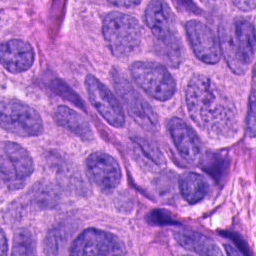
%> input picture dorsa/Experiment2/Original_images/tumor_076_101305_17478.png, 256 x 256 px
$ octave my_all.m   (GNU Octave 9; MATLAB toolbox functions it lacks are replaced by stand-ins)
%> lines starting %> are read from the running program, lines starting %| are printed output that depends on the picture
### dorsa/Experiment2/my1.m
function my1 (fn1, fn2, fntarget, name)
%> called with fn1 = 'Original_images/tumor_076_101305_17478.png', fntarget = 'Template.png', name = 'tumor_076_101305_17478'

im1 = imread(fn1);
%> im1 is the input picture: size 256x256x3 uint8; mean R, G, B 168.5, 110.9, 195.1
im2 = imread(fn2);
imtarget = imread(fntarget);
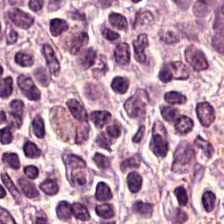
%> input picture dorsa/Experiment2/Template.png, 224 x 224 px
%> imtarget is the input picture: size 224x224x3 uint8; mean R, G, B 180.5, 142.6, 167.7

lab1 = rgb2lab(im1,'colorspace','srgb','whitepoint','d65');
%> lab1: size 256x256x3 double; mean of channels 1, 2, 3 55.7, 38.1, -35.2
lab2 = rgb2lab(im2,'colorspace','srgb','whitepoint','d65');
labtarget = rgb2lab(imtarget,'colorspace','srgb','whitepoint','d65');
%> labtarget: size 224x224x3 double; mean of channels 1, 2, 3 62.9, 19.1, -8
lab1_lin = reshape(lab1,size(lab1,1)*size(lab1,2),3);
lab2_lin = reshape(lab2,size(lab2,1)*size(lab2,2),3);
labtarget_lin = reshape(labtarget,size(labtarget,1)*size(labtarget,2),3);
de_lin = sum((lab1_lin - lab2_lin).^2,2).^0.5;
de = reshape(de_lin,size(lab2,1),size(lab2,2));
%> de: size 256x256 double; every value is 0

corrcoef(lab1_lin(:,1),lab2_lin(:,1))
%> ans = [1 1; 1 1]
mean(de_lin)
%> ans = 0

figure('units','normalized','outerposition',[0 0 1 1])

subplot(2,3,1)
image(im1)
axis image
axis off
title(fn1,'Interpreter','none')

subplot(2,3,2)
image(im2)
axis image
axis off
title(fn2,'Interpreter','none')

subplot(2,3,3)
image(imtarget)
axis image
axis off
title(fntarget,'Interpreter','none')

subplot(2,3,4)
histogram(de_lin)
xlabel('dE')
ylabel('Count')
str = sprintf('\\mu=%.2f,\\sigma=%.2f',mean(de_lin),std(de_lin))
%> str = '\mu=0.00,\sigma=0.00'
title(str)

subplot(2,3,5)
de_flipped = flip(de,1);
mesh(de_flipped)
axis image
axis off
colorbar('southoutside')
view(0,90)

subplot(2,3,6)
hold on
plot3(labtarget(:,2),labtarget(:,3),labtarget(:,1),'.r')
plot3(lab1(:,2),lab1(:,3),lab1(:,1),'.g')
plot3(lab2(:,2),lab2(:,3),lab2(:,1),'.b')
grid on
xlabel('CIE a*')
ylabel('CIE b*')
zlabel('CIE L*')
legend('Template','Before','After')
view(-60,30)
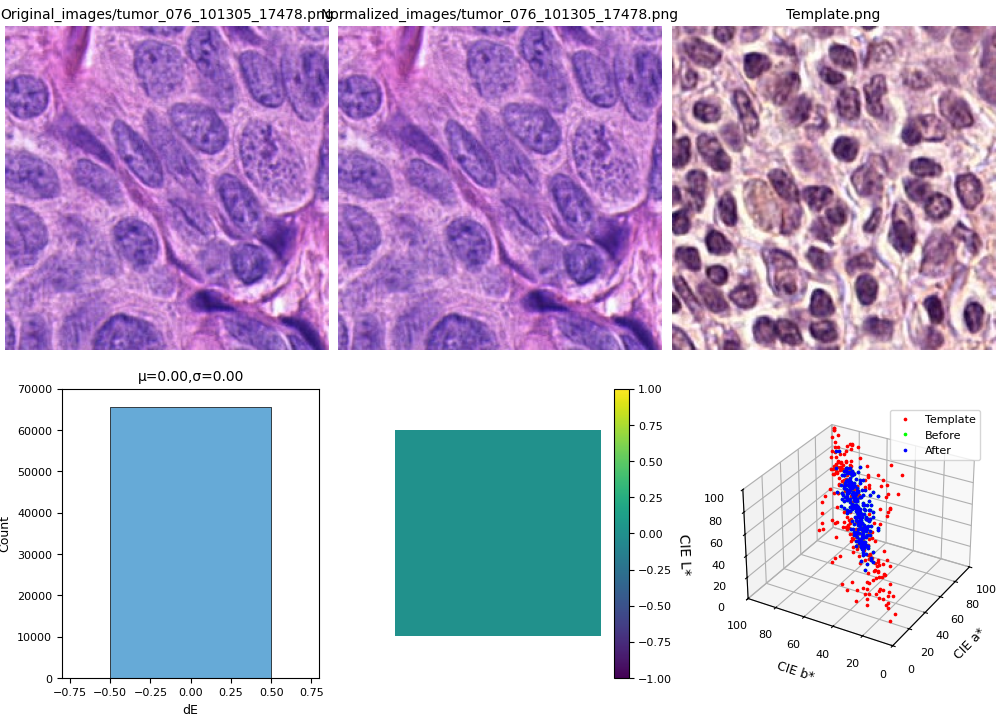
%> figure redrawn from the program's plot data, 6 panels

saveas(gcf,sprintf('%s.tif',name))
end

### dorsa/Experiment2/my_all.m
name = 'tumor_076_101305_17478';
fn_target = 'Template.png';
fn1 = sprintf('Original_images/%s.png',name);
fn2 = sprintf('Normalized_images/%s.png',name);
my1(fn1,fn2,fn_target,name)

name = 'tumor_076_101801_18971';
fn_target = 'Template.png';
fn1 = sprintf('Original_images/%s.png',name);
fn2 = sprintf('Normalized_images/%s.png',name);
my1(fn1,fn2,fn_target,name)
%> call 2 of my1, with fn1 = 'Original_images/tumor_076_101801_18971.png', fntarget = 'Template.png', name = 'tumor_076_101801_18971'
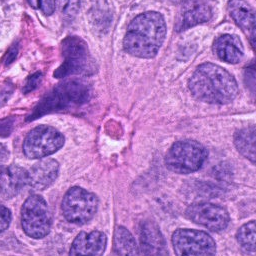
%> input picture dorsa/Experiment2/Original_images/tumor_076_101801_18971.png, 256 x 256 px
%> in my1, im1 is the input picture: size 256x256x3 uint8; mean R, G, B 176.7, 118.1, 199.2
%> in my1 (call 2), `lab1 = rgb2lab(im1,'colorspace','srgb','whitepoint','d65');`: lab1: size 256x256x3 double; mean of channels 1, 2, 3 58.3, 37.5, -33.4
%> in my1 (call 2), `corrcoef(lab1_lin(:,1),lab2_lin(:,1))`: ans = [1 1; 1 1]
%> in my1 (call 2), `mean(de_lin)`: ans = 0
%> in my1 (call 2), `view(-60,30)`:
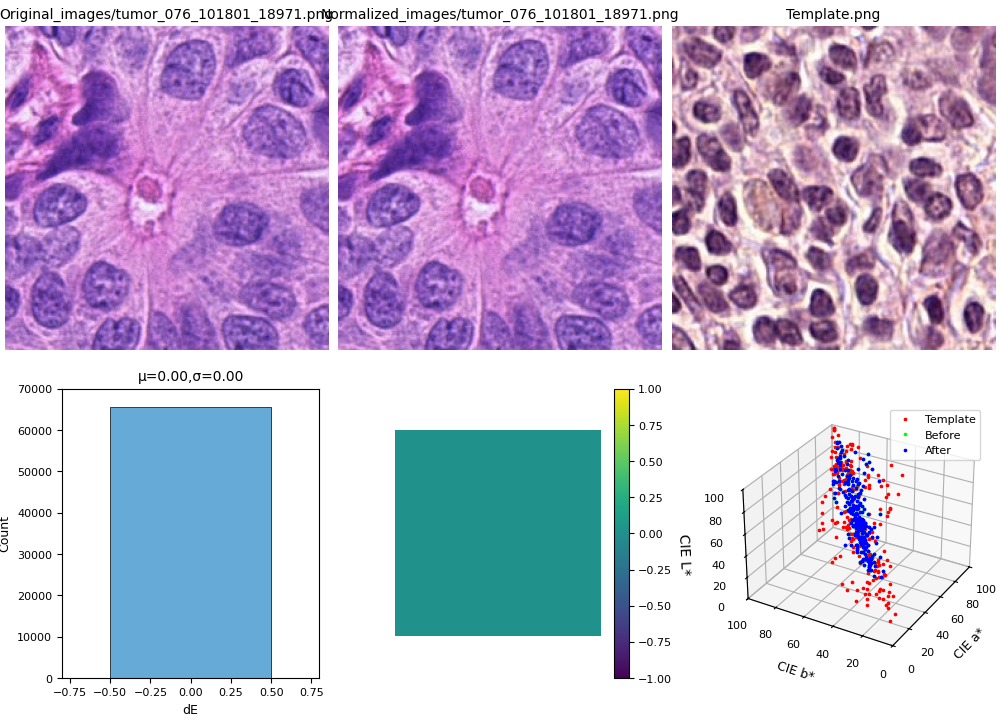
%> figure redrawn from the program's plot data, 6 panels

name = 'tumor_076_103095_12444';
fn_target = 'Template.png';
fn1 = sprintf('Original_images/%s.png',name);
fn2 = sprintf('Normalized_images/%s.png',name);
my1(fn1,fn2,fn_target,name)
%> call 3 of my1, with fn1 = 'Original_images/tumor_076_103095_12444.png', fntarget = 'Template.png', name = 'tumor_076_103095_12444'
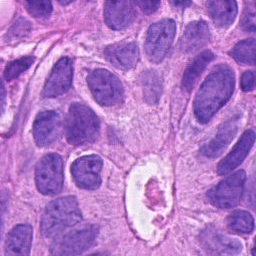
%> input picture dorsa/Experiment2/Original_images/tumor_076_103095_12444.png, 256 x 256 px
%> in my1, im1 is the input picture: size 256x256x3 uint8; mean R, G, B 176.5, 119, 199.4
%> in my1 (call 3), `lab1 = rgb2lab(im1,'colorspace','srgb','whitepoint','d65');`: lab1: size 256x256x3 double; mean of channels 1, 2, 3 58.5, 37, -33.2
%> in my1 (call 3), `corrcoef(lab1_lin(:,1),lab2_lin(:,1))`: ans = [1 1; 1 1]
%> in my1 (call 3), `mean(de_lin)`: ans = 0
%> in my1 (call 3), `view(-60,30)`:
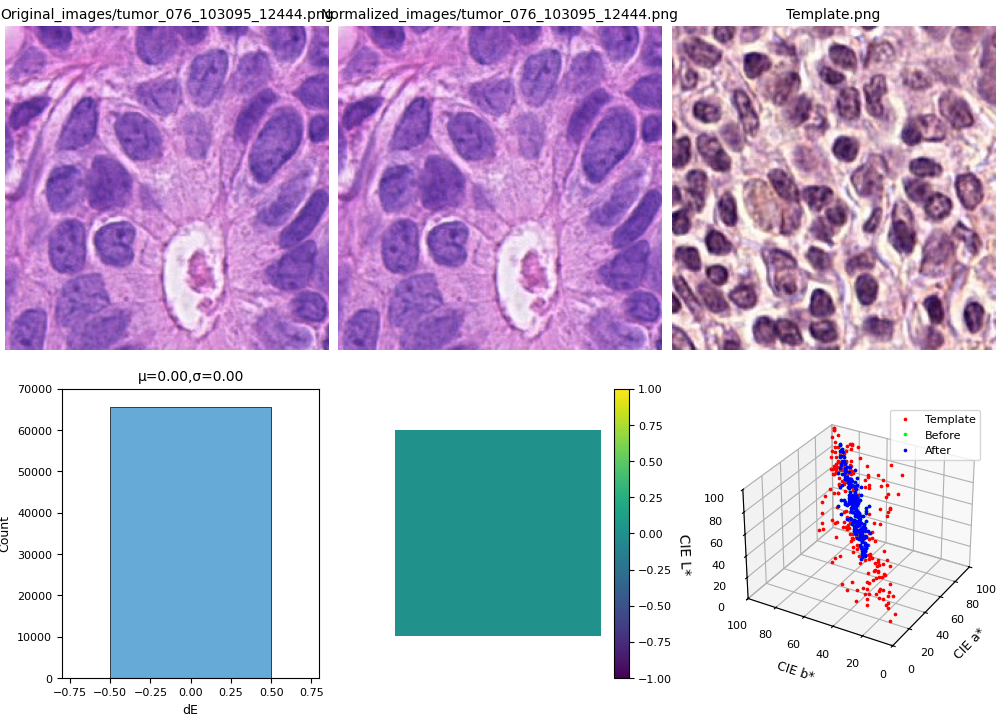
%> figure redrawn from the program's plot data, 6 panels
